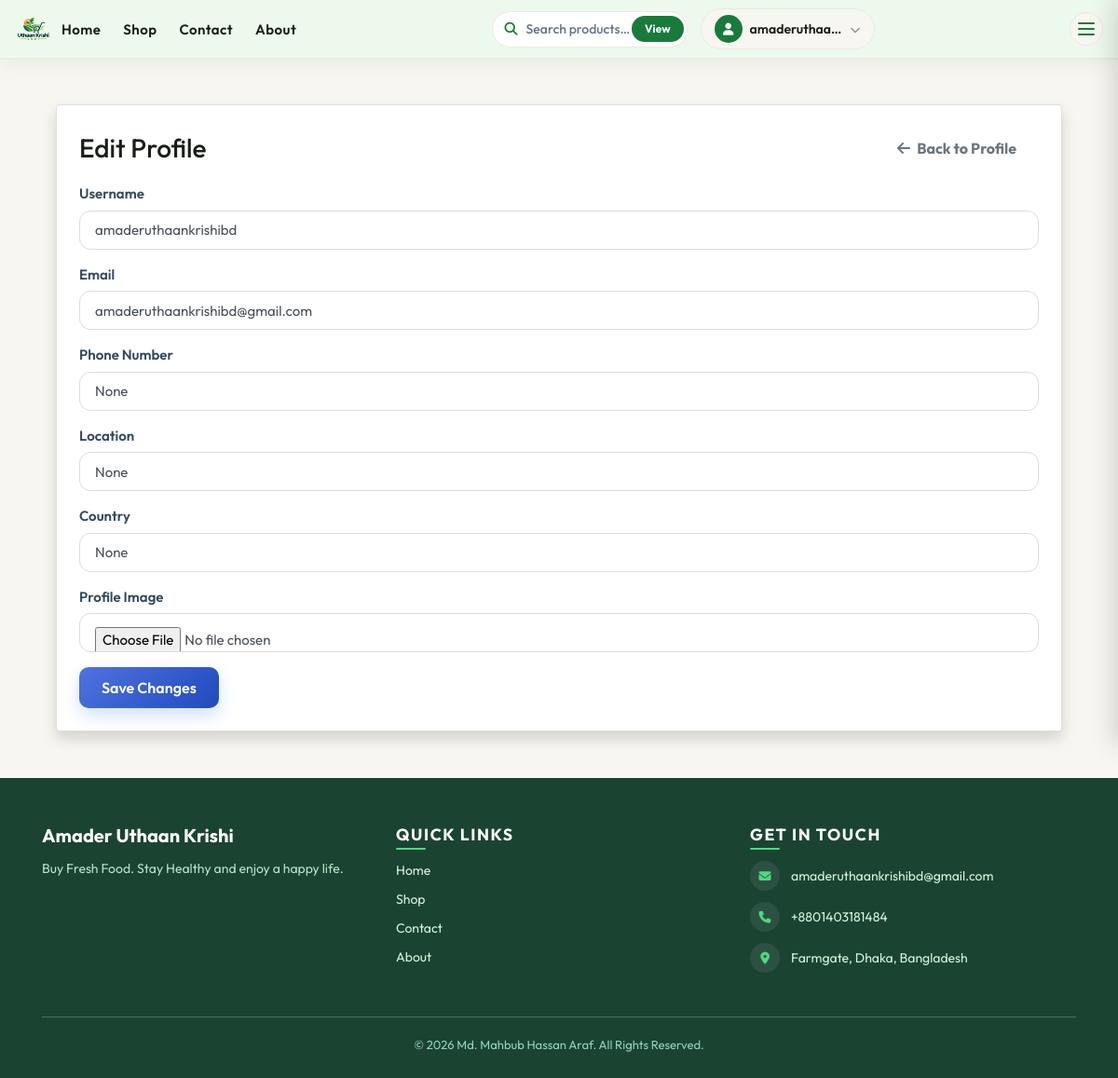
The app's page /dashboard/profile/edit/ (signed in) with its own data.
### apps/accounts/models.py (models this page shows, shortened)
class CustomUser(AbstractUser):
    email = models.EmailField(unique=True)
    COUNTRY_CHOICES = [
        ('BD', 'Bangladesh'),
        ('IN', 'India'),
        ('PK', 'Pakistan'),
        ('US', 'United States'),
        ('UK', 'United Kingdom'),
    ]
    country = models.CharField(max_length=50, choices=COUNTRY_CHOICES, blank=True, null=True)
    location = models.CharField(max_length=150, blank=True, null=True)
    phone_number = models.CharField(max_length=20, blank=True, null=True)
    profile_image = models.FileField(upload_to='profiles/', blank=True, null=True)
    user_id = models.IntegerField(unique=True, null=True, blank=True, editable=False)
    USERNAME_FIELD = 'email'
    REQUIRED_FIELDS = ['username']

### apps/dashboard/views.py (the view, shortened to what this page needs)
# urls.py: path('profile/edit/', views.edit_profile, name='edit_profile'),
@login_required
def edit_profile(request):
    user = request.user
    return render(request, 'dashboard/edit_profile.html', {'user': user})

### Templates/dashboard/edit_profile.html (shortened to what this page needs)
{% extends 'base.html' %}
{% block content %}
<div class="container mt-5">
    <div class="card shadow p-4">
        <div class="d-flex justify-content-between align-items-center mb-3">
            <h3 class="mb-0">Edit Profile</h3>
            <a href="{% url 'profile' %}" class="btn btn-outline-secondary font-weight-bold">
                <i class="fas fa-arrow-left mr-1"></i> Back to Profile
            </a>
        </div>
        <form method="POST" enctype="multipart/form-data">
            <div class="form-group">
                <label>Username</label>
                <input type="text"
                       name="username"
                       class="form-control"
                       value="{{ user.username }}">
            </div>
            <div class="form-group">
                <label>Email</label>
                <input type="email"
                       name="email"
                       class="form-control"
                       value="{{ user.email }}">
            </div>
            <div class="form-group">
                <label>Phone Number</label>
                <input type="text"
                       name="phone_number"
                       class="form-control"
                       value="{{ user.phone_number }}">
            </div>
            <div class="form-group">
                <label>Location</label>
                <input type="text"
                       name="location"
                       class="form-control"
                       value="{{ user.location }}">
            </div>
            <div class="form-group">
                <label>Country</label>
                <input type="text"
                       name="country"
                       class="form-control"
                       value="{{ user.country }}">
            </div>
            <div class="form-group">
                <label>Profile Image</label>
                <input type="file"
                       name="profile_image"
                       class="form-control">
            </div>
            <button type="submit" class="btn btn-primary">
                Save Changes
            </button>
        </form>
    </div>
</div>
{% endblock %}

### Templates/base.html (shortened to what this page needs)
{% load static %}
<!DOCTYPE html>
<html lang="en">
<head>
  <link rel="stylesheet" href="https://cdn.jsdelivr.net/npm/bootstrap@4.6.2/dist/css/bootstrap.min.css">
  <link rel="stylesheet" href="https://cdnjs.cloudflare.com/ajax/libs/font-awesome/6.4.0/css/all.min.css">
  <link rel="stylesheet" href="{% static 'css/base.css' %}">
  <link rel="stylesheet" href="{% static 'css/home.css' %}">
  <link rel="stylesheet" href="{% static 'css/profiles.css' %}">
  <link rel="stylesheet" href="{% static 'css/contact.css' %}">
  <link rel="stylesheet" href="{% static 'css/about.css' %}">
  <link rel="stylesheet" href="{% static 'css/user_orders.css' %}">
  <link rel="stylesheet" href="{% static 'css/admin_panal.css' %}">
</head>
<body>
<nav class="site-navbar" id="siteNavbar">
  <div class="navbar-inner">
    <a class="nav-brand" href="{% url 'home' %}">
      <img src="{% static 'images/Video_Alt.png' %}" alt="Amader Uthaan Krishi" class="nav-logo">
    </a>
    <ul class="nav-links desktop-only">
      <li><a href="{% url 'home' %}"    class="nav-link-item {% if request.resolver_match.url_name == 'home'    %}active{% endif %}">Home</a></li>
      <li><a href="{% url 'shop' %}"    class="nav-link-item {% if request.resolver_match.url_name == 'shop'    %}active{% endif %}">Shop</a></li>
      <li><a href="{% url 'contact' %}" class="nav-link-item {% if request.resolver_match.url_name == 'contact' %}active{% endif %}">Contact</a></li>
      <li><a href="{% url 'about' %}"   class="nav-link-item {% if request.resolver_match.url_name == 'about'   %}active{% endif %}">About</a></li>
    </ul>
    <div class="nav-right desktop-only">
      <form class="nav-search-form" method="get" action="{% url 'shop' %}">
        <input type="search" name="q" placeholder="Search products…"
               value="{{ request.GET.q }}" class="nav-search-input" autocomplete="off">
        <button type="submit" class="nav-search-btn">View</button>
      </form>
      {% if user.is_authenticated %}
        <div class="user-dropdown" id="userDropdown">
          <button class="user-dropdown-toggle" id="userDropdownBtn"
                  type="button" aria-haspopup="true" aria-expanded="false">
            <span class="user-avatar"><i class="fas fa-user"></i></span>
            <span class="user-name">{{ user.username }}</span>
            <i class="fas fa-chevron-down chev"></i>
          </button>
        </div>
      {% else %}
        <a href="{% url 'login' %}"  class="btn-nav-login">Login</a>
        <a href="{% url 'signup' %}" class="btn-nav-signup">Sign Up</a>
      {% endif %}
    </div>
    <button class="hamburger" id="hamburgerBtn" aria-label="Open menu" aria-expanded="false">
      <span class="hbar"></span>
      <span class="hbar"></span>
      <span class="hbar"></span>
    </button>
  </div>
</nav>
<main class="page-main">
  <div class="container mt-4">
    {% block content %}{% endblock %}
  </div>
</main>
<footer class="site-footer">
  <div class="container">
    <div class="row">
      <div class="col-md-4 footer-col-mobile">
        <h5 class="footer-brand">Amader Uthaan Krishi</h5>
        <p class="footer-tagline">Buy Fresh Food. Stay Healthy and enjoy a happy life.</p>
      </div>
      <div class="col-md-4 footer-col-mobile">
        <h6 class="footer-heading">Quick Links</h6>
        <div class="footer-links">
          <a href="{% url 'home' %}">Home</a>
          <a href="{% url 'shop' %}">Shop</a>
          <a href="{% url 'contact' %}">Contact</a>
          <a href="{% url 'about' %}">About</a>
        </div>
      </div>
      <div class="col-md-4 footer-col-mobile">
        <h6 class="footer-heading">Get in Touch</h6>
        <p class="footer-contact"><i class="fas fa-envelope"></i> amaderuthaankrishibd@gmail.com</p>
        <p class="footer-contact"><i class="fas fa-phone"></i> +8801403181484</p>
        <p class="footer-contact"><i class="fas fa-map-marker-alt"></i> Farmgate, Dhaka, Bangladesh</p>
      </div>
    </div>
    <hr class="footer-hr">
    <p class="footer-copy">&copy; 2026 Md. Mahbub Hassan Araf. All Rights Reserved.</p>
  </div>
</footer>
</body>
</html>

### static/css/home.css (style rules this page uses)
body { background: var(--cream); font-family: 'Outfit', sans-serif; color: var(--text-dark); overflow-x: hidden; }

### static/css/profiles.css (style rules this page uses)
.btn { border-radius: 30px; padding: 10px 24px; font-weight: 600; transition: all 0.25s ease; position: relative; overflow: hidden; border: none; }
.btn-primary { background: linear-gradient(135deg, #4e73df, #224abe); color: #fff; }
.btn::after { content: ""; position: absolute; width: 0; height: 0; background: rgba(255,255,255,0.4); border-radius: 50%; top: 50%; left: 50%; transform: translate(-50%, -50%); transition: width 0.4s ease, height 0.4s ease; }

### static/css/contact.css (style rules this page uses)
.form-group { display: flex; flex-direction: column; }
.form-group label { font-weight: 600; font-size: 15px; margin-bottom: 6px; color: #34495e; }
.form-group input, .form-group textarea { padding: 14px 16px; border: 1px solid #ddd; border-radius: 12px; font-size: 15px; outline: none; transition: border-color 0.3s, box-shadow 0.3s; }

### static/css/admin_panal.css (style rules this page uses)
:root { --primary:#2563eb; --primary-dark:#1d4ed8; --success:#16a34a; --danger:#dc2626; --warning:#f59e0b; --text:#1f2937; --muted:#6b7280; --card:#ffffff; --bg:#f4f7fb; --border:#e5e7eb; --radius:18px; }
.btn { border-radius:10px; font-weight:600; transition:.25s; }
.btn-primary { box-shadow: 0 8px 18px rgba(37,99,235,.20); }
.form-control { border-radius:10px; border:1px solid var(--border); min-height:42px; box-shadow:none; }

### records on screen
CustomUser: username "amaderuthaa…", username "amaderuthaankrishibd", email "amaderuthaankrishibd@gmail.com", phone_number "None", location "None", country "None"
